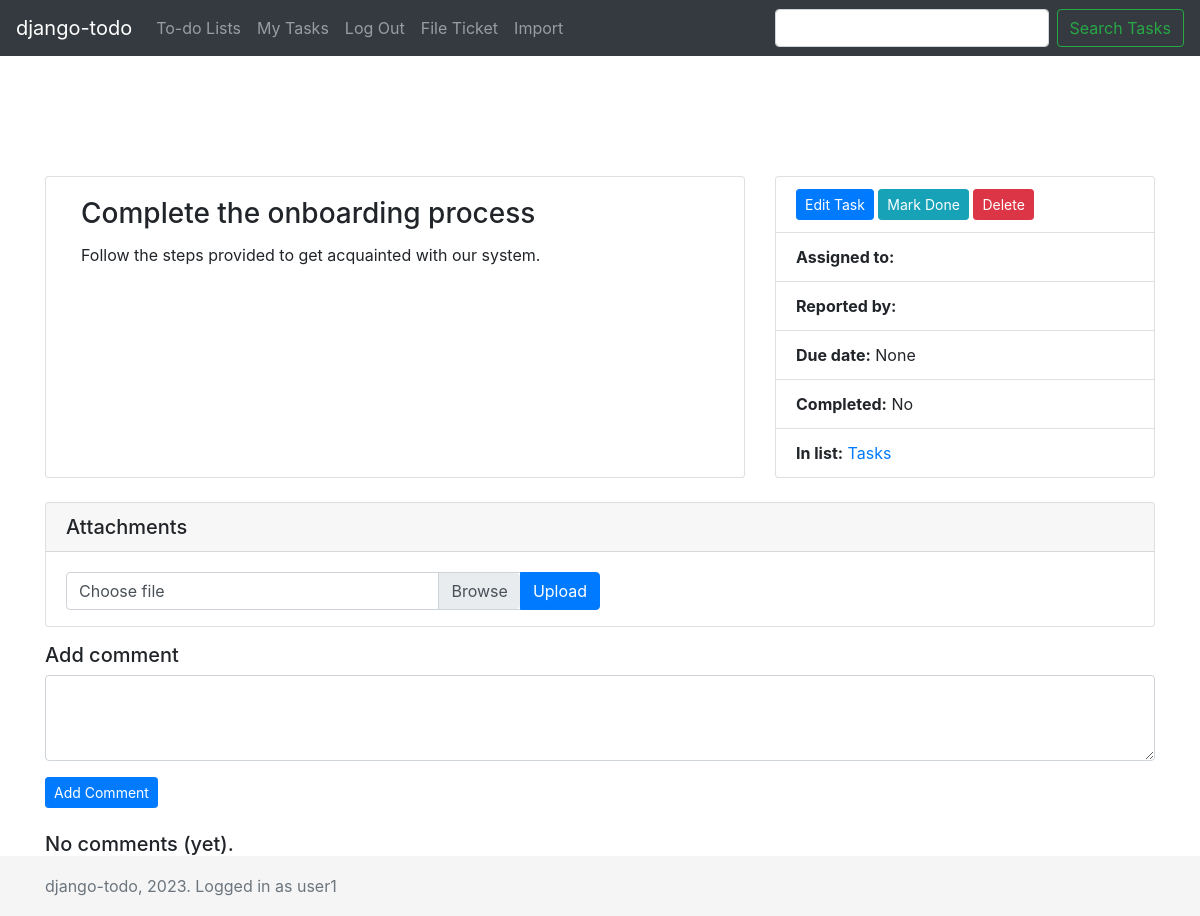
/todo/task/4/ (signed in), run on the app's committed database.
### todo/models.py (models this page shows, shortened)
class Task(models.Model):
    title = models.CharField(max_length=140)
    task_list = models.ForeignKey(TaskList, on_delete=models.CASCADE, null=True)
    created_date = models.DateField(default=timezone.now, blank=True, null=True)
    due_date = models.DateField(blank=True, null=True)
    completed = models.BooleanField(default=False)
    completed_date = models.DateField(blank=True, null=True)
    created_by = models.ForeignKey(
        settings.AUTH_USER_MODEL,
        null=True,
        blank=True,
        related_name="todo_created_by",
        on_delete=models.CASCADE,
    )
    assigned_to = models.ForeignKey(
        settings.AUTH_USER_MODEL,
        blank=True,
        null=True,
        related_name="todo_assigned_to",
        on_delete=models.CASCADE,
    )
    note = models.TextField(blank=True, null=True)
    priority = models.PositiveIntegerField(blank=True, null=True)
    def __str__(self):
        return self.title
    class Meta:
        ordering = ["priority", "created_date"]

class TaskList(models.Model):
    name = models.CharField(max_length=60)
    slug = models.SlugField(default="")
    group = models.ForeignKey(Group, on_delete=models.CASCADE)
    def __str__(self):
        return self.name
    class Meta:
        ordering = ["name"]
        verbose_name_plural = "Task Lists"
        unique_together = ("group", "slug")

### todo/views/task_detail.py (the view, shortened to what this page needs)
# urls.py: path("task/<int:task_id>/", views.task_detail, name="task_detail"),
@login_required
def task_detail(request, task_id: int) -> HttpResponse:
    task = get_object_or_404(Task, pk=task_id)
    comment_list = Comment.objects.filter(task=task_id).order_by("-date")
    if not user_can_read_task(task, request.user):
        raise PermissionDenied
    if not HAS_TASK_MERGE:
        merge_form = None
    else:
        class MergeForm(forms.Form):
            merge_target = forms.ModelChoiceField(
                queryset=Task.objects.all(),
                widget=autocomplete.ModelSelect2(
                    url=reverse("todo:task_autocomplete", kwargs={"task_id": task_id})
                ),
            )
        if not request.POST.get("merge_task_into"):
            merge_form = MergeForm()
    handle_add_comment(request, task)
    if not request.POST.get("add_edit_task"):
        form = AddEditTaskForm(request.user, instance=task, initial={"task_list": task.task_list})
    if request.POST.get("toggle_done"):
        results_changed = toggle_task_completed(task.id)
        if results_changed:
            messages.success(request, f"Changed completion status for task {task.id}")
        return redirect("todo:task_detail", task_id=task.id)
    if task.due_date:
        thedate = task.due_date
    else:
        thedate = datetime.datetime.now()
    context = {
        "task": task,
        "comment_list": comment_list,
        "form": form,
        "merge_form": merge_form,
        "thedate": thedate,
        "comment_classes": defaults("TODO_COMMENT_CLASSES"),
        "attachments_enabled": defaults("TODO_ALLOW_FILE_ATTACHMENTS"),
    }
    return render(request, "todo/task_detail.html", context)

### todo/forms.py (shortened to what this page needs)
class AddEditTaskForm(ModelForm):
    def __init__(self, user, *args, **kwargs):
        super().__init__(*args, **kwargs)
        task_list = kwargs.get("initial").get("task_list")
        members = task_list.group.user_set.all()
        self.fields["assigned_to"].queryset = members
        self.fields["assigned_to"].label_from_instance = lambda obj: "%s (%s)" % (
            obj.get_full_name(),
            obj.username,
        )
        self.fields["assigned_to"].widget.attrs = {
            "id": "id_assigned_to",
            "class": "custom-select mb-3",
            "name": "assigned_to",
        }
        self.fields["task_list"].value = kwargs["initial"]["task_list"].id
    due_date = forms.DateField(widget=forms.DateInput(attrs={"type": "date"}), required=False)
    title = forms.CharField(widget=forms.widgets.TextInput())
    note = forms.CharField(widget=forms.Textarea(), required=False)
    completed = forms.BooleanField(required=False)
    class Meta:
        model = Task
        exclude = []

### todo/views/task_detail.py
        class MergeForm(forms.Form):
            merge_target = forms.ModelChoiceField(
                queryset=Task.objects.all(),
                widget=autocomplete.ModelSelect2(
                    url=reverse("todo:task_autocomplete", kwargs={"task_id": task_id})
                ),
            )

### todo/defaults.py (called while the page is built)
def defaults(key: str):
    if hasattr(settings, key):
        val = getattr(settings, key)
    else:
        val = hash.get(key)
    return val

### todo/utils.py (called while the page is built)
def user_can_read_task(task, user):
    return task.task_list.group in user.groups.all() or user.is_superuser

### todo/views/task_detail.py (called while the page is built, shortened)
def handle_add_comment(request, task):
    if not request.POST.get("add_comment"):
        return

### todo/templates/todo/task_detail.html (shortened to what this page needs)
{% extends "todo/base.html" %}
{% block content %}
  <div class="card-deck">
    <div class="card col-sm-8">
      <div class="card-body">
        <h3 class="card-title">{{ task.title }}</h3>
        {% if task.note %}
        <div class="card-text">{{ task.note|safe|urlize|linebreaks }}</div>
        {% endif %}
      </div>
    </div>
    <div class="card col-sm-4 p-0">
      <ul class="list-group list-group-flush">
        <li class="list-group-item">
          <button
            class="btn btn-sm btn-primary"
            id="EditTaskButton"
            type="button"
            data-toggle="collapse"
            data-target="#TaskEdit">
            Edit Task
          </button>
          <form method="post" action="{% url "todo:task_toggle_done" task.id %}" role="form" class="d-inline">
            <div style="display:inline;">
              <button class="btn btn-info btn-sm" type="submit" name="toggle_done">
                {% if task.completed %} Mark Not Done {% else %} Mark Done {% endif %}
              </button>
            </div>
          </form>
          <form method="post" action="{% url "todo:delete_task" task.id %}" role="form" class="d-inline">
            <div style="display:inline;">
              <button class="btn btn-danger btn-sm" type="submit" onclick="return confirm('Are you sure you want to delete this task?');" name="submit_delete">
                Delete
              </button>
            </div>
          </form>
        </li>
        <li class="list-group-item">
          <strong>Assigned to:</strong>
        </li>
        <li class="list-group-item">
          <strong>Reported by:</strong> {{ task.created_by.get_full_name }}
        </li>
        <li class="list-group-item">
          <strong>Due date:</strong> {{ task.due_date }}
        </li>
        {% if task.completed %}
          <li class="list-group-item">
            <strong>Completed on:</strong> {{ task.completed_date}}
          </li>
        {% else %}
          <li class="list-group-item">
            <strong>Completed:</strong> {{ task.completed|yesno:"Yes,No" }}
          </li>
        {% endif %}
        <li class="list-group-item">
          <strong>In list:</strong>
          <a href="{% url 'todo:list_detail' task.task_list.id task.task_list.slug %}">
            {{ task.task_list }}
          </a>
        </li>
      </ul>
    </div>
  </div>
{% if attachments_enabled %}
  <div class="card mt-4">
    <h5 class="card-header">
      Attachments
    </h5>
    <div class="card-body pb-0">
      <form method="POST" action="" enctype="multipart/form-data" style="width:50%;">
        <div class="input-group mb-3">
          <div class="custom-file">
            <label class="custom-file-label" for="attachment_file_input">Choose file</label>
          </div>
          <div class="input-group-append">
            <button class="btn btn-primary">Upload</button>
          </div>
        </div>
      </form>
    </div>
  </div>
{% endif %}
  <div class="mt-3">
    <h5>Add comment</h5>
    <form action="" method="post">
      <div class="form-group">
        <textarea class="form-control" name="comment-body" rows="3" required></textarea>
      </div>
      <input class="btn btn-sm btn-primary" type="submit" name="add_comment" value="Add Comment">
    </form>
  </div>
  <div class="task_comments mt-4">
    {% if comment_list %}
      <h5>Comments on this task</h5>
      {% for comment in comment_list %}
      <div class="mb-3 card">
        <div class="card-header">
          <div class="float-left">
            {% if comment.email_message_id %}
            <span class="badge badge-warning">email</span>
            {% endif %}
            {{ comment.author_text }}
          </div>
          <span class="float-right d-inline-block text-muted">
            {{ comment.date|date:"F d Y P" }}
          </span>
        </div>
        <div class="{{ comment_classes | join:" " }} card-body">
          {{ comment.body|safe|urlize|linebreaks }}
        </div>
      </div>
      {% endfor %}
    {% else %}
        <h5>No comments (yet).</h5>
    {% endif %}
  </div>
{% endblock %}

### todo/templates/base.html (shortened to what this page needs)
{% load static %}
<!doctype html>
<html lang="en">
  <head>
    <link rel="stylesheet" href="https://maxcdn.bootstrapcdn.com/bootstrap/4.0.0/css/bootstrap.min.css">
    <link href="/static/css/sticky-footer-navbar.css" rel="stylesheet">
  </head>
  <body>
    <header style="margin-bottom:100px">
      <nav class="navbar navbar-expand-md navbar-dark fixed-top bg-dark">
        <a class="navbar-brand" href="/">django-todo</a>
        <div class="collapse navbar-collapse" id="navbarCollapse">
          <ul class="navbar-nav mr-auto">
            {% if user.is_authenticated %}
              <li class="nav-item"><a href="{% url 'todo:lists' %}" class="nav-link">To-do Lists</a></li>
              <li class="nav-item"><a href="{% url 'todo:mine' %}" class="nav-link">My Tasks</a></li>
              <li class="nav-item"><a href="{% url 'todo:logout' %}" class="nav-link">Log Out</a></li>
              <li class="nav-item"><a href="{% url 'todo:external_add' %}" class="nav-link">File Ticket</a></li>
              <li class="nav-item"><a href="{% url 'todo:import_csv' %}" class="nav-link">Import</a></li>
            {% else %}
              {% comment %} <li class="nav-item"><a href="{% url 'login' %}" class="nav-link">Log In</a></li> {% endcomment %}
            {% endif %}
          </ul>
          {% if user.is_authenticated %}
      		  <form class="form-inline mt-2 mt-md-0" action="{% url 'todo:search' %}" method="get" placeholder="Search" aria-label="Search">
              <input type="text" name="q" value="" class="form-control mr-sm-2" id="q">
              <input type="submit" value="Search Tasks" class="btn btn-outline-success my-2 my-sm-0">
            </form>
          {% endif %}
        </div>
      </nav>
    </header>
    <main role="main" class="container" >
      {% block content %}{% endblock %}
    </main>
    <footer class="footer">
      <div class="container">
        <span class="text-muted">
          django-todo, {% now "Y" %}.
          {% if user.is_authenticated %}Logged in as {{ user.username }}{% endif %}</span>
      </div>
    </footer>
  </body>
</html>

### todo/static/todo/css/sticky-footer-navbar.css (style rules this page uses)
html { position: relative; min-height: 100%; }
body { margin-bottom: 60px; }
.footer { position: absolute; bottom: 0; width: 100%; height: 60px; line-height: 60px; background-color: #f5f5f5; }
body > .container { padding: 60px 15px 0; }
.footer > .container { padding-right: 15px; padding-left: 15px; }

### data on the page
Task: title "Complete the onboarding process", note "Follow the steps provided to get acquainted with our system.", due_date "None", completed "No", task_list "Tasks"

### other printed values
{{ user.username }} "user1"
